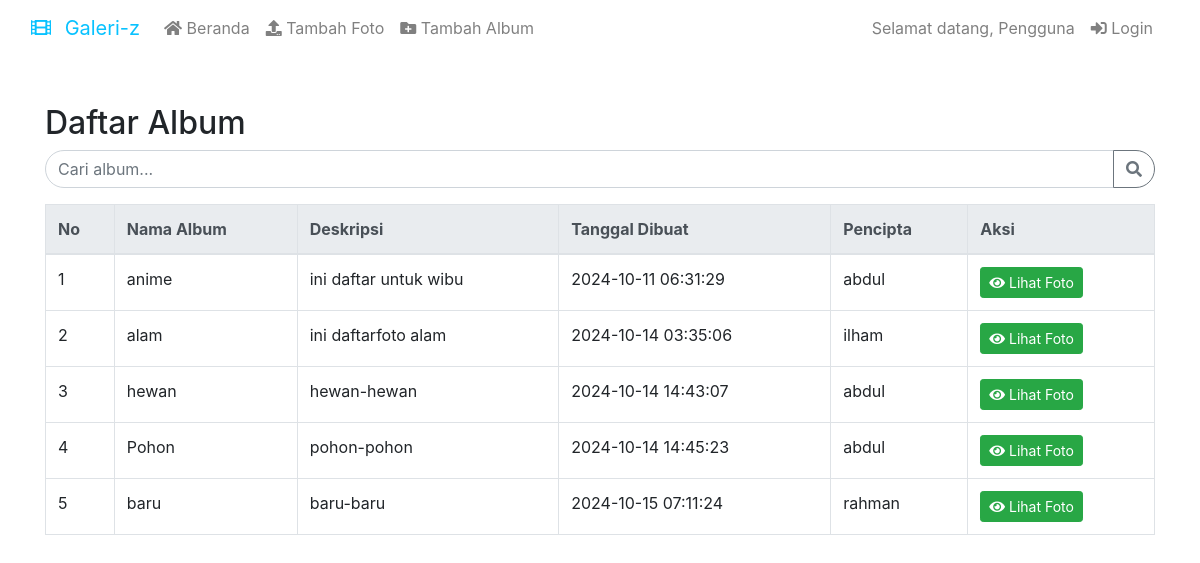
The page /pages/daftar_album.php on the database its author committed.
### tables this page shows
CREATE TABLE `album` (
  `album_id` int(11) NOT NULL,
  `namaalbum` varchar(255) NOT NULL,
  `deskripsi` text NOT NULL,
  `tanggaldibuat` timestamp NOT NULL DEFAULT CURRENT_TIMESTAMP,
  `user_id` int(11) NOT NULL
);

CREATE TABLE `user` (
  `user_id` int(11) NOT NULL,
  `username` varchar(255) NOT NULL,
  `password` varchar(255) NOT NULL,
  `email` varchar(255) NOT NULL,
  `namalengkap` varchar(255) NOT NULL,
  `alamat` text NOT NULL,
  `level` enum('User','Admin') NOT NULL
);

### pages/daftar_album.php (the view, shortened to what this page needs)
<?php
include('../koneksi.php');
include('header.php');
$searchTerm = isset($_GET['search']) ? trim($_GET['search']) : '';
$query = "
    SELECT album.*, user.username
    FROM album
    JOIN user ON album.user_id = user.user_id
    WHERE album.namaalbum LIKE ?";
$stmt = $connection->prepare($query);
$searchTermLike = '%' . $searchTerm . '%';
$stmt->bind_param("s", $searchTermLike);
$stmt->execute();
$result = $stmt->get_result();
function shortenString($string, $length = 20) {
    return $string;
}
?>
<!DOCTYPE html>
<html lang="id">
<head>
    <link rel="stylesheet" href="https://stackpath.bootstrapcdn.com/bootstrap/4.5.2/css/bootstrap.min.css">
    <link rel="stylesheet" href="https://cdnjs.cloudflare.com/ajax/libs/font-awesome/5.15.4/css/all.min.css">
</head>
<body>
    <div class="container mt-5">
        <h2>Daftar Album</h2>
        <form method="GET" class="mb-3">
            <div class="input-group">
                <input type="text" name="search" class="form-control" placeholder="Cari album..."
                    value="<?= htmlspecialchars($searchTerm) ?>">
                <div class="input-group-append">
                    <button class="btn btn-outline-secondary" type="submit">
                        <i class="fas fa-search"></i>
                    </button>
                </div>
            </div>
        </form>
        <table class="table table-bordered">
            <thead class="thead-light">
                <tr>
                    <th>No</th>
                    <th>Nama Album</th>
                    <th>Deskripsi</th>
                    <th>Tanggal Dibuat</th>
                    <th>Pencipta</th>
                    <th>Aksi</th>
                </tr>
            </thead>
            <tbody>
                <?php
                $no = 1;
                while ($album = $result->fetch_assoc()):
                    ?>
                    <tr>
                        <td><?= $no++ ?></td>
                        <td><?= htmlspecialchars(shortenString($album['namaalbum'], 20)) ?></td>
                        <td><?= htmlspecialchars(shortenString($album['deskripsi'], 50)) ?></td>
                        <td><?= htmlspecialchars($album['tanggaldibuat']) ?></td>
                        <td><?= htmlspecialchars($album['username']) ?></td>
                        <td>
                            <a href="daftar_foto.php?album_id=<?= $album['album_id'] ?>" class="btn btn-success btn-sm">
                                <i class="fas fa-eye"></i> Lihat Foto
                            </a>
                        </td>
                    </tr>
                <?php endwhile; ?>
            </tbody>
        </table>
    </div>
</body>
</html>

### pages/header.php (shortened to what this page needs)
<?php
$username = isset($_SESSION['username']) ? $_SESSION['username'] : 'Pengguna';
?>
<!DOCTYPE html>
<html lang="id">
<head>
    <link rel="stylesheet" href="https://stackpath.bootstrapcdn.com/bootstrap/4.5.2/css/bootstrap.min.css">
    <link rel="stylesheet" href="https://cdnjs.cloudflare.com/ajax/libs/font-awesome/5.15.4/css/all.min.css">
</head>
<body>
    <nav class="navbar navbar-expand-lg">
        <div class="container-fluid">
            <a class="navbar-brand" href="#">
            <i class="fas fa-film mr-2"></i>
            Galeri-z</a>
            <div class="collapse navbar-collapse" id="navbarNav">
                <ul class="navbar-nav me-auto">
                    <li class="nav-item">
                        <a class="nav-link beranda" href="index.php"><i class="fas fa-home"></i> Beranda</a>
                    </li>
                    <li class="nav-item">
                        <a class="nav-link tambah-foto" href="http://localhost/crud/pages/tambah_foto.php"><i class="fas fa-upload"></i> Tambah Foto</a>
                    </li>
                    <li class="nav-item">
                        <a class="nav-link tambah-album" href="http://localhost/crud/pages/tambah_album.php"><i class="fas fa-folder-plus"></i> Tambah Album</a>
                    </li>
                </ul>
                <div class="welcome-container">
                    <span class="navbar-text welcome-text">
                        Selamat datang, <?= htmlspecialchars($username) ?>
                    </span>
                    <?php if (isset($_SESSION['username'])): ?>
                        <a class="nav-link" href="http://localhost/crud/pages/logout.php"><i class="fas fa-sign-out-alt"></i> Logout</a>
                    <?php else: ?>
                        <a class="nav-link" href="http://localhost/crud/login.php"><i class="fas fa-sign-in-alt"></i> Login</a>
                    <?php endif; ?>
                </div>
            </div>
        </div>
    </nav>
</body>
</html>

### pages/header.php (style rules this page uses)
.navbar { background-color: white; }
.navbar-brand { color: #08C2FF; }
.nav-link { color: gray; position: relative; }
.nav-link.beranda::after { background-color: cyan; }
.nav-link.tambah-foto::after { background-color: magenta; }
.nav-link.tambah-album::after { background-color: lime; }
.nav-link::after { content: ""; position: absolute; left: 0; bottom: 0; height: 2px; width: 100%; transform: scaleX(0); transition: transform 0.3s ease; }
.navbar-text { color: gray; }
.welcome-container { display: flex; align-items: center; margin-left: auto; }

### pages/daftar_album.php (style rules this page uses)
.input-group input { border-radius: 20px 0 0 20px; }
.input-group .btn { border-radius: 0 20px 20px 0; }

### rows shown on the page
album: namaalbum "anime", deskripsi "ini daftar untuk wibu", tanggaldibuat "2024-10-11 06:31:29", user.username "abdul"
album: namaalbum "alam", deskripsi "ini daftarfoto alam", tanggaldibuat "2024-10-14 03:35:06", user.username "ilham"
album: namaalbum "hewan", deskripsi "hewan-hewan", tanggaldibuat "2024-10-14 14:43:07", user.username "abdul"
album: namaalbum "Pohon", deskripsi "pohon-pohon", tanggaldibuat "2024-10-14 14:45:23", user.username "abdul"
album: namaalbum "baru", deskripsi "baru-baru", tanggaldibuat "2024-10-15 07:11:24", user.username "rahman"

### other values the page prints
$username "Pengguna"
